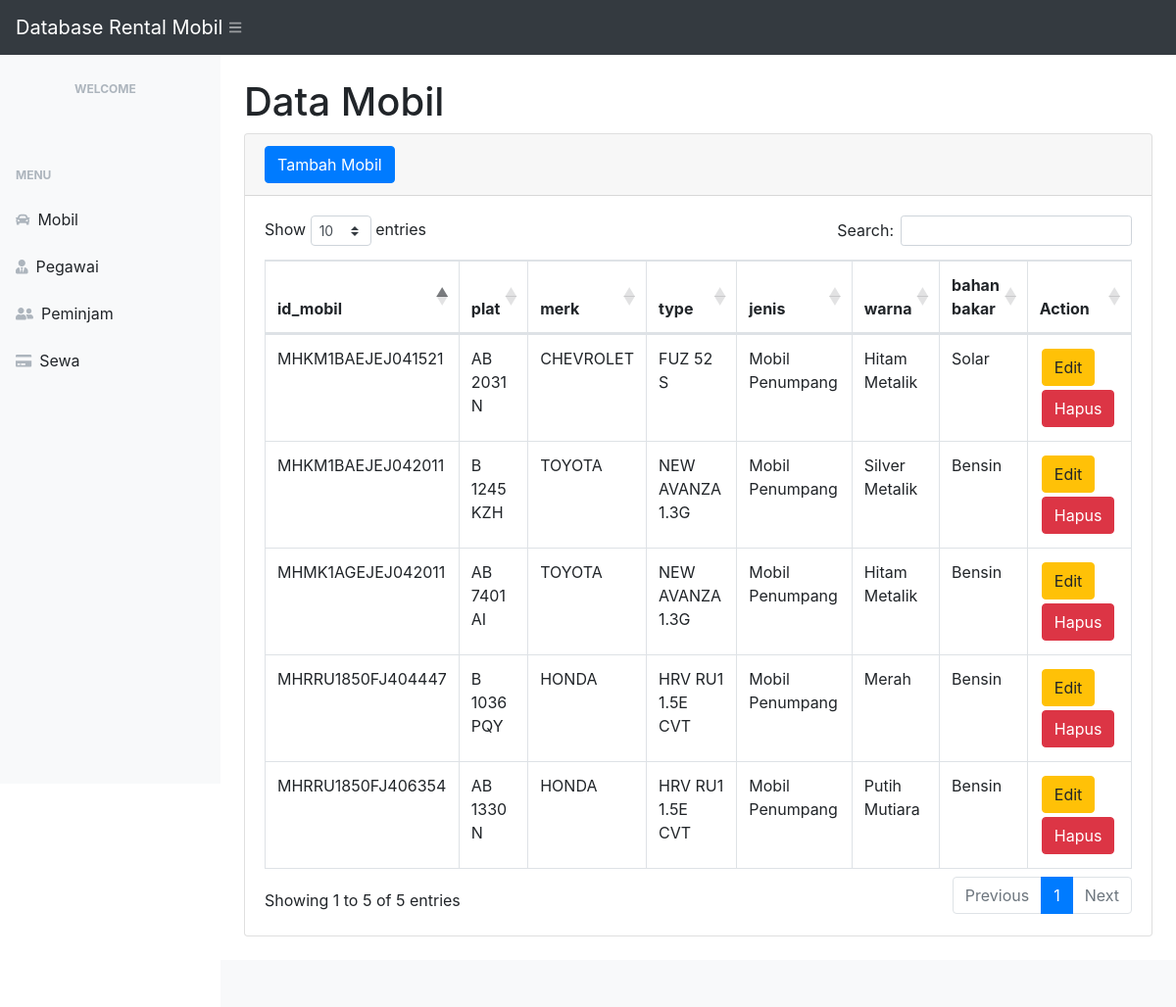
Before: / with the older database file.
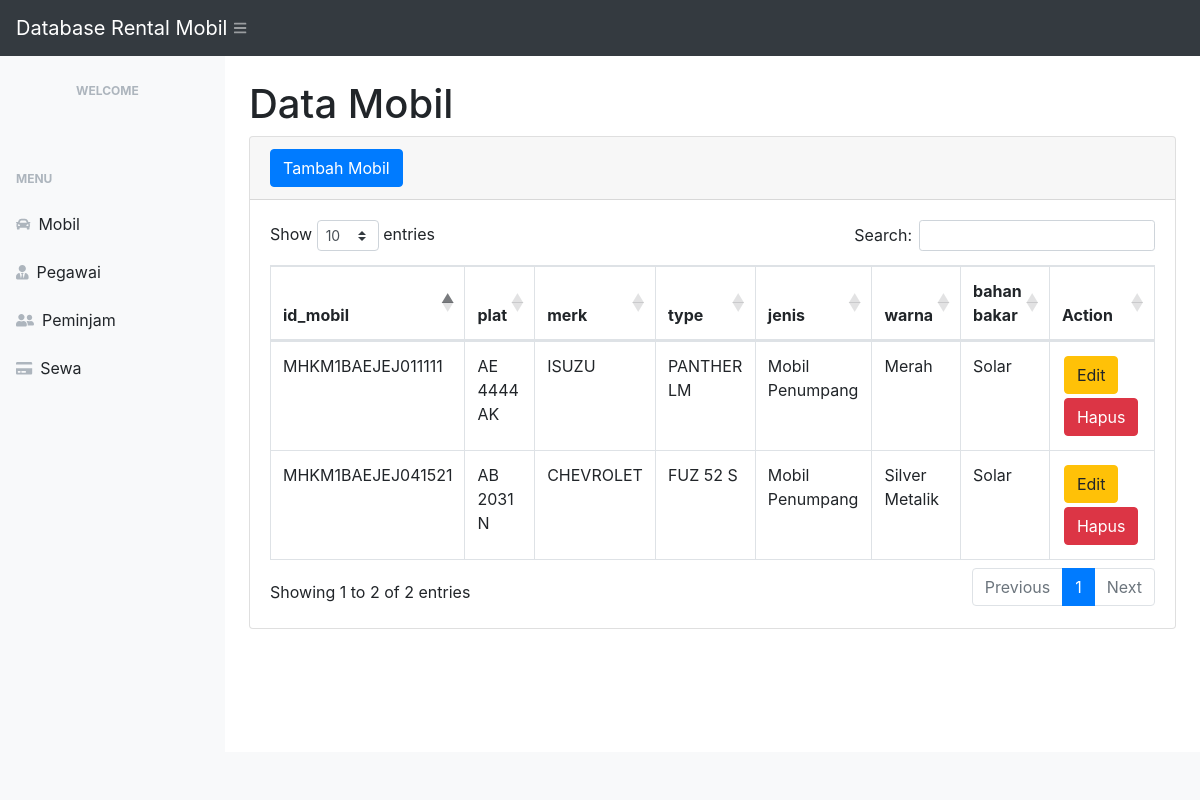
After: the same page with the newer database file.
### tables this page shows
CREATE TABLE `mobil` (
  `id_mobil` varchar(20) NOT NULL,
  `plat` varchar(20) NOT NULL,
  `merk` varchar(20) NOT NULL,
  `type` varchar(20) NOT NULL,
  `jenis` varchar(20) NOT NULL,
  `warna` varchar(50) NOT NULL,
  `bahan_bakar` varchar(10) NOT NULL
);

### index.php (the view, shortened to what this page needs)
<?php
require 'function.php';
?>
<!DOCTYPE html>
<html lang="en">
<head>
    <link href="css/styles.css" rel="stylesheet" />
    <link href="https://cdn.datatables.net/1.10.20/css/dataTables.bootstrap4.min.css" rel="stylesheet" />
</head>
<body class="sb-nav-fixed">
    <nav class="sb-topnav navbar navbar-expand navbar-dark bg-dark">
        <a class="navbar-brand" href="index.php">Database Rental Mobil</a>
        <button class="btn btn-link btn-sm order-1 order-lg-0" id="sidebarToggle" href="#"><i class="fas fa-bars"></i></button>
    </nav>
    <div id="layoutSidenav">
        <div id="layoutSidenav_nav">
            <nav class="sb-sidenav accordion sb-sidenav-light" id="sidenavAccordion">
                <div class="sb-sidenav-menu">
                    <div class="nav">
                            <div>
                                <h3 class="sb-sidenav-menu-heading" style="margin-left: 60px;">Welcome</h3>
                            </div>
                        <div class="sb-sidenav-menu-heading">Menu</div>
                        <a class="nav-link" href="index.php">
                            <div class="sb-nav-link-icon"><i class="fas fa-car"></i></div>
                            Mobil
                        </a>
                        <a class="nav-link" href="pegawai.php">
                            <div class="sb-nav-link-icon"><i class="fas fa-user-tie"></i></div>
                            Pegawai
                        </a>
                        <a class="nav-link" href="peminjam.php">
                            <div class="sb-nav-link-icon"><i class="fas fa-user-friends"></i></div>
                            Peminjam
                        </a>
                        <a class="nav-link" href="sewa.php">
                            <div class="sb-nav-link-icon"><i class="fas fa-credit-card"></i></div>
                            Sewa
                        </a>
                    </div>
                </div>
            </nav>
        </div>
        <div id="layoutSidenav_content">
            <main>
                <div class="container-fluid">
                    <h1 class="mt-4">Data Mobil</h1>
                    <div class="card mb-4">
                        <div class="card-header">
                            <button type="button" class="btn btn-primary" data-toggle="modal" data-target="#hpmodal">
                                Tambah Mobil
                            </button>
                        </div>
                        <div class="card-body">
                            <div class="table-responsive">
                                <table class="table table-bordered" id="dataTable" width="100%" cellspacing="0">
                                    <thead>
                                        <tr>
                                            <th>id_mobil</th>
                                            <th>plat</th>
                                            <th>merk</th>
                                            <th>type</th>
                                            <th>jenis</th>
                                            <th>warna</th>
                                            <th>bahan bakar</th>
                                            <th>Action</th>
                                        </tr>
                                    </thead>
                                    <tbody>
                                        <?php
                                        $tampilmobil = mysqli_query($conn, "SELECT * FROM `mobil`");
                                        while ($data = mysqli_fetch_array($tampilmobil)) {
                                            $id_mobil = $data['id_mobil'];
                                            $plat = $data['plat'];
                                            $merk = $data['merk'];
                                            $type = $data['type'];
                                            $jenis = $data['jenis'];
                                            $warna = $data['warna'];
                                            $bahan_bakar = $data['bahan_bakar'];
                                        ?>
                                            <tr>
                                                <td><?= $id_mobil; ?></td>
                                                <td><?= $plat; ?></td>
                                                <td><?= $merk; ?></td>
                                                <td><?= $type; ?></td>
                                                <td><?= $jenis; ?></td>
                                                <td><?= $warna; ?></td>
                                                <td><?= $bahan_bakar; ?></td>
                                                <td>
                                                    <button style="margin: 2px;" type="button" class="btn btn-warning" data-toggle="modal" data-target="#modalupdate<?= $id_mobil; ?>">Edit</button>
                                                    <button style="margin: 2px;" type="button" class="btn btn-danger" data-toggle="modal" data-target="#modaldelete<?= $id_mobil; ?>">Hapus</button>
                                                </td>
                                            </tr>
                                        <?php
                                        };
                                        ?>
                                    </tbody>
                                </table>
                            </div>
                        </div>
                    </div>
                </div>
            </main>
            <footer class="py-4 bg-light mt-auto">
            </footer>
        </div>
    </div>
</body>
</html>

Changed rows visible on the page:
removed mobil: id_mobil "MHKM1BAEJEJ042011", plat "B 1245 KZH", merk "TOYOTA", type "NEW AVANZA 1.3G", jenis "Mobil Penumpang", warna "Silver Metalik", bahan_bakar "Bensin"
removed mobil: id_mobil "MHMK1AGEJEJ042011", plat "AB 7401 AI", merk "TOYOTA", type "NEW AVANZA 1.3G", jenis "Mobil Penumpang", warna "Hitam Metalik", bahan_bakar "Bensin"
removed mobil: id_mobil "MHRRU1850FJ404447", plat "B 1036 PQY", merk "HONDA", type "HRV RU1 1.5E CVT", jenis "Mobil Penumpang", warna "Merah", bahan_bakar "Bensin"
removed mobil: id_mobil "MHRRU1850FJ406354", plat "AB 1330 N", merk "HONDA", type "HRV RU1 1.5E CVT", jenis "Mobil Penumpang", warna "Putih Mutiara", bahan_bakar "Bensin"
added mobil: id_mobil "MHKM1BAEJEJ011111", plat "AE 4444 AK", merk "ISUZU", type "PANTHER LM", jenis "Mobil Penumpang", warna "Merah", bahan_bakar "Solar"
changed mobil "MHKM1BAEJEJ041521": warna "Hitam Metalik" → "Silver Metalik"
Other visible differences:
text written by a page script: "Show entries Search: Showing 1 to 5 of 5 entries Previous 1 Next" → "Show entries Search: Showing 1 to 2 of 2 entries Previous 1 Next"
